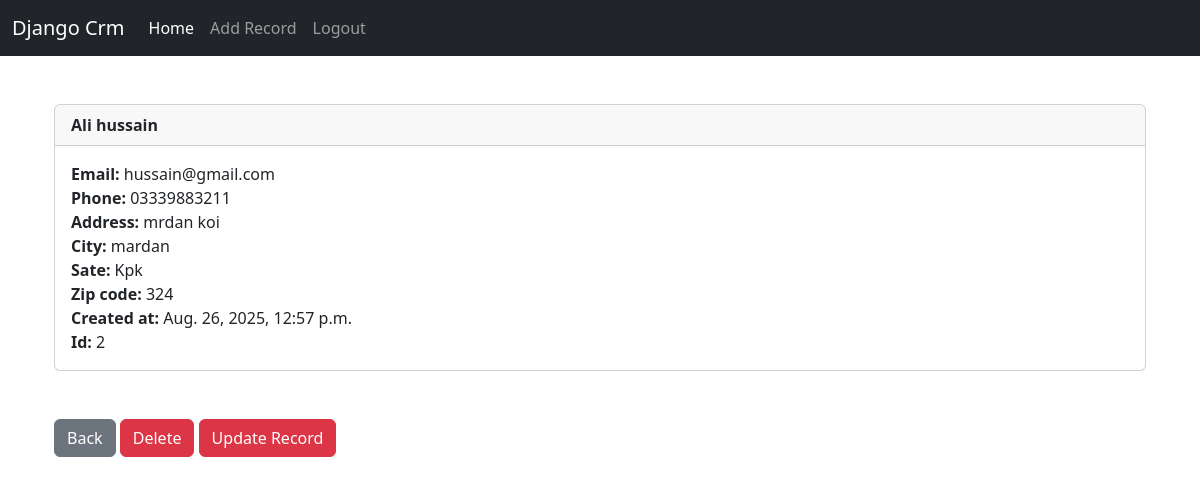
The page /record/2 (signed in) on the database its author committed.
### website/models.py (models this page shows, shortened)
class Record(models.Model):
    created_at=models.DateTimeField(auto_now_add=True)
    first_name = models.CharField(max_length=50)
    last_name = models.CharField(max_length=50)
    address= models.CharField(max_length=100)
    city = models.CharField(max_length=50)
    state = models.CharField(max_length=50)
    zip_code = models.CharField(max_length=50)
    email = models.CharField(max_length=50)
    phone = models.CharField(max_length=15)

### website/views.py (the view)
# urls.py: path('record/<int:pk>', views.customer_record, name='record'),
def customer_record(request, pk):
    if request.user.is_authenticated:
        customer_record=Record.objects.get(id=pk)
        return render(request, 'website/record.html', {'customer_record' : customer_record})
    else:
        messages.success(request, "You must be logged in to access records")
        return redirect('home')

### website/templates/website/record.html
{% extends 'website/base.html' %} {% block content %}
<div class="container mt-5">
<div class="card">
    <div class="card-header">
        <strong>
            {{ customer_record.first_name }} {{ customer_record.last_name }}
        </strong>
    </div>
    <div class="card-body">
        <p class="card-text">
            <strong>Email: </strong>{{ customer_record.email }}<br/>
            <strong>Phone: </strong>{{ customer_record.phone }}<br/>
            <strong>Address: </strong>{{ customer_record.address }}<br/>
            <strong>City: </strong>{{ customer_record.city }}<br/>
            <strong>Sate: </strong>{{ customer_record.state }}<br/>
            <strong>Zip code: </strong>{{ customer_record.zip_code }}<br/>
            <strong>Created at: </strong>{{ customer_record.created_at }}<br/>
            <strong>Id: </strong>{{ customer_record.id }}
        </p>
    </div>
</div>
<br/><br/>
<a href="{% url 'home' %}" class="btn btn-secondary">Back</a>
<a href="{% url 'delete_record' customer_record.id %}" class="btn btn-danger">Delete</a>
<a href="{% url 'update_record' customer_record.id %}" class="btn btn-danger">Update Record</a>
</div>
{% endblock %}

### rows shown on the page
Record: first_name "Ali", last_name "hussain", email "hussain@gmail.com", phone "03339883211", address "mrdan koi", city "mardan", state "Kpk", zip_code "324", created_at "Aug. 26, 2025, 12:57 p.m.", id "2"
